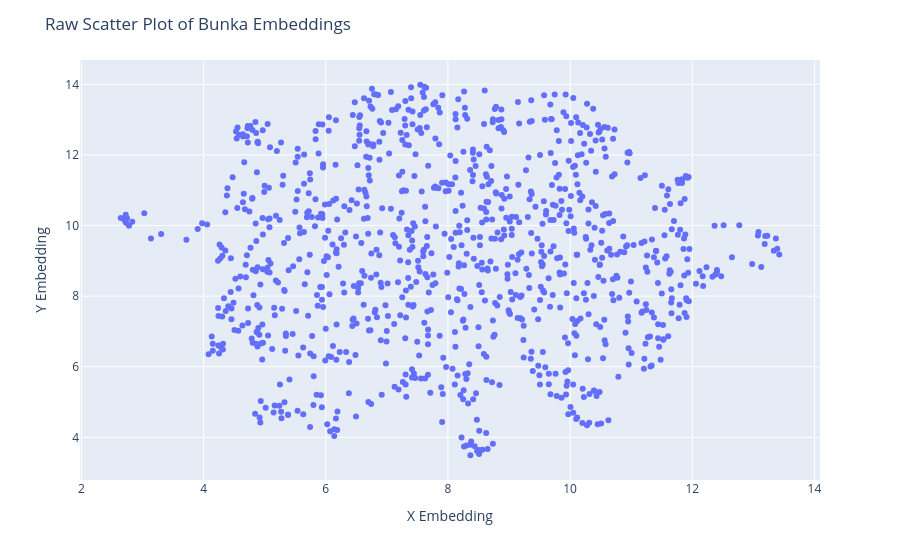

Notebook cell for this chart:
### Code cell
bunka.fig_embeddings

### Figure 1 — Plotly figure (JSON) as saved in the notebook; plotly's stock layout.template omitted (floating-point values rounded to 4 significant figures; data arrays with more than 128 entries replaced by an {"elided": "..."} marker saying what was removed)
{"data": [{"customdata": {"elided": "1000x1 str values"}, "hovertemplate": "x=%{x}<br>y=%{y}<br>bunka_docs=%{customdata[0]}<extra></extra>", "legendgroup": "", "marker": {"color": "#636efa", "symbol": "circle"}, "mode": "markers", "name": "", "orientation": "v", "showlegend": false, "type": "scatter", "x": {"elided": "1000 float values"}, "xaxis": "x", "y": {"elided": "1000 float values"}, "yaxis": "y"}], "layout": {"hovermode": "closest", "legend": {"tracegroupgap": 0}, "margin": {"t": 60}, "title": {"text": "Raw Scatter Plot of Bunka Embeddings"}, "xaxis": {"anchor": "y", "domain": [0, 1], "title": {"text": "X Embedding"}}, "yaxis": {"anchor": "x", "domain": [0, 1], "title": {"text": "Y Embedding"}}}}
